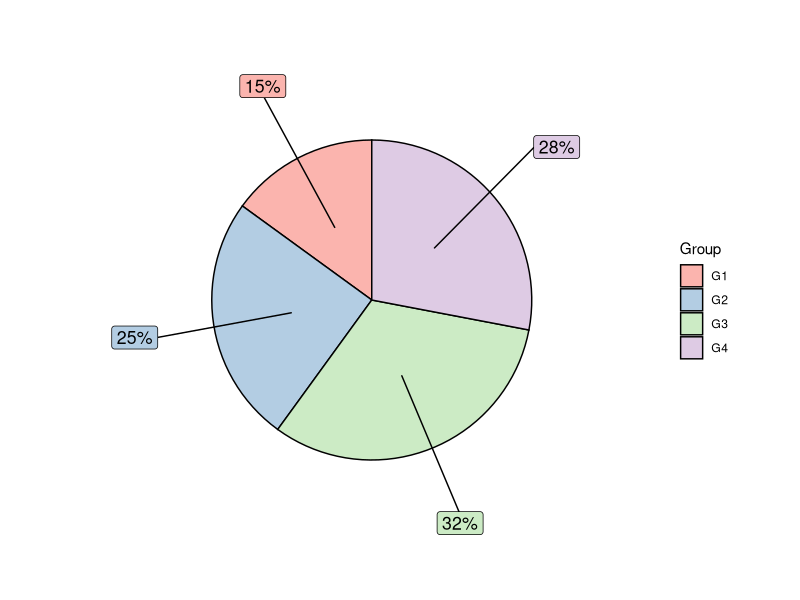

The R source for this figure:

df <- data.frame(value = c(15, 25, 32, 28),
                 group = paste0("G", 1:4))

# install.packages("ggplot2")
# install.packages("ggrepel")
# install.packages("tidyverse")
library(ggplot2)
library(ggrepel)
library(tidyverse)

# Get the positions
df2 <- df %>% 
  mutate(csum = rev(cumsum(rev(value))), 
         pos = value/2 + lead(csum, 1),
         pos = if_else(is.na(pos), value/2, pos))

ggplot(df, aes(x = "" , y = value, fill = fct_inorder(group))) +
  geom_col(width = 1, color = 1) +
  coord_polar(theta = "y") +
  scale_fill_brewer(palette = "Pastel1") +
  geom_label_repel(data = df2,
                   aes(y = pos, label = paste0(value, "%")),
                   size = 4.5, nudge_x = 1, show.legend = FALSE) +
  guides(fill = guide_legend(title = "Group")) +
  theme_void() 
 
 















